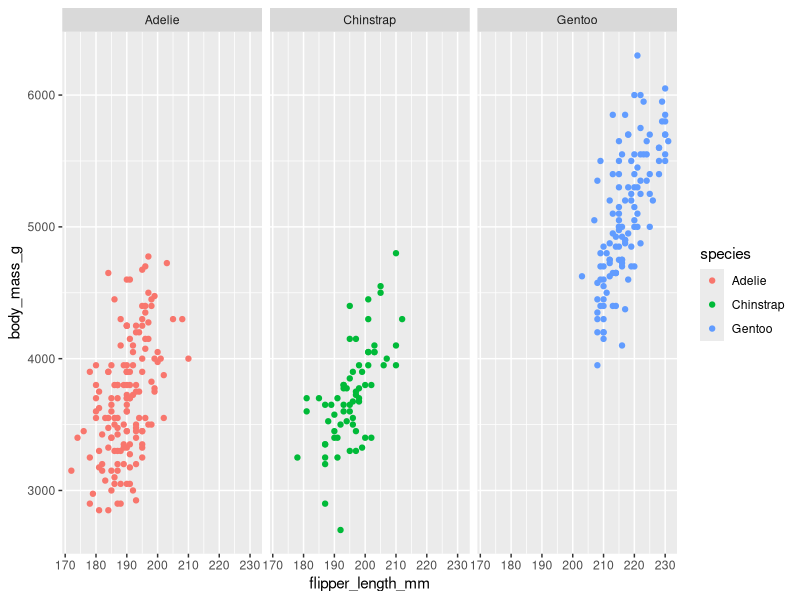
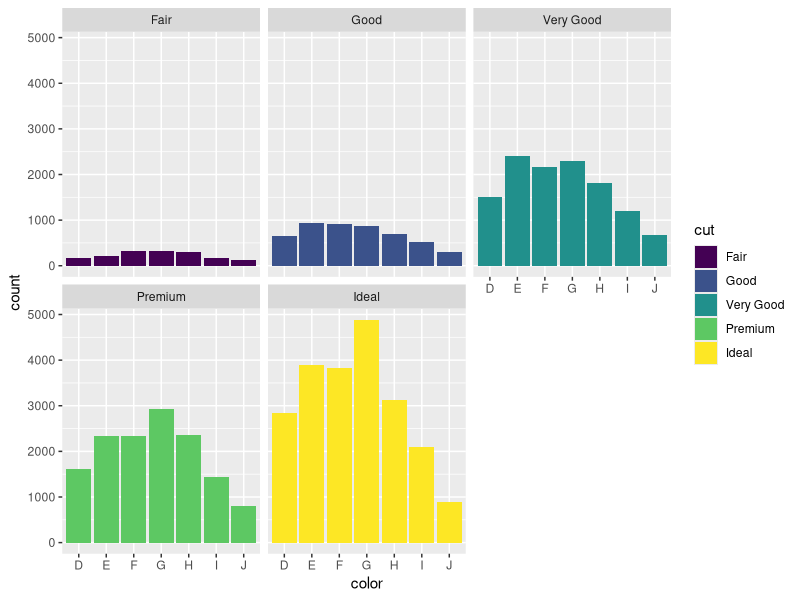
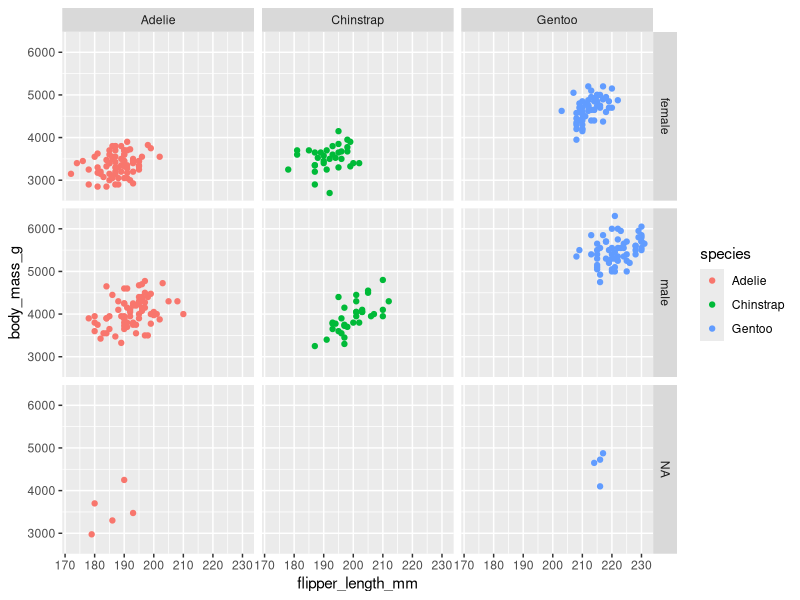

Source code (R) for these figures, in order:
library(ggplot2)
library(palmerpenguins)

# Facetas para 1 variável:
# mesma variavel para os graficos e facetas
ggplot(data=penguins) + 
  geom_point(mapping=aes(x=flipper_length_mm,y=body_mass_g,color=species)) + 
  facet_wrap(~species)

# variaveis diferentes para definir os graficos e facetas
ggplot(data=diamonds) + 
  geom_bar(mapping=aes(x=color,fill=cut)) + 
  facet_wrap(~cut)

# Facetas para 2 váriaveis:
ggplot(data=penguins) + 
  geom_point(mapping=aes(x=flipper_length_mm,y=body_mass_g,color=species)) + 
  facet_grid(sex~species)
# os graficos são deifnidos verticalmente pela variavel da esquerda - sex
# os graficos são definidos horizontalmente pela variavel da direita - species